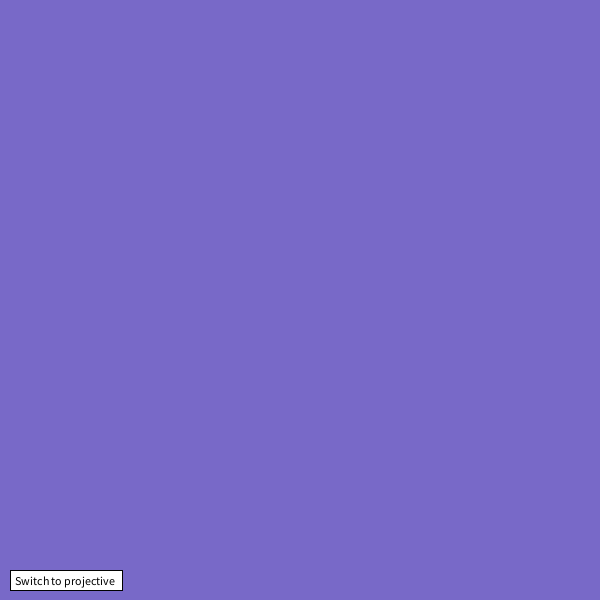
Frame 1 (no input)
Frame 60 (the mouse pressed at the canvas centre just before this capture): identical to frame 1, image omitted
Frame 120 (the mouse held since frame 60 and released just before this capture): identical to frame 1, image omitted

The Processing sketch that drew this single still picture (run headless with seeded random() and noise(); from frame 60 on, the mouse is pressed at the canvas centre):

// Processing sketch: AffineProjectivePlanes
// ── AffineProjectivePlanes.pde
int order = 2;

boolean affineType = true;
boolean projectiveType = false;

ProjectivePlane projective = new ProjectivePlane (order);
AffinePlane affine = new AffinePlane (order);

void setup()
{
  size(600,600);
}

void draw()
{
  background(120,105,200);
  drawGUI();
  if(affineType)
  {
    affine.updateAffine();
    affine.drawAffine();
  }
  if(projectiveType)
  {
    projective.updateProjective();
    projective.drawProjective();
  }
}
// ── Affine.pde
class AffinePlane
{
  /*
    A projective plane is defined as:
    
    Order                             N
    Number of points on a line        N
    Number of lines through a point   N+1
    Number of points                  N^2
    Number of lines                   N^2+N
  */
  
  int order;                              //Order or "size" of projective plane
  int pointsOnLine = order;               //Number of points on a line
  int linesThroughPoint = order+1;        //Number of lines through a point
  int numPoints = (order*order);          //Number of lines
  int numLines  = (order*order)+order;    //Number of lines, distinguished from numPts for the sake of comprehension
  
  PVector[] points;                       //Stores an array of PVectors with x,y coords of each
  int  [][] lines;                        //Stores a 2d array of ints. Rows corrospond to lines and columns corrospond to combinations of points
  
  AffinePlane(int temporder)
  {
    order = temporder;
    lines = new int[numLines][pointsOnLine];
    points = new PVector [numPoints];
  }
  
  void updateAffine()
  {
    
  }
  
  void drawAffine()
  {
  
  }
  
//========================================
//====Clears value of points and lines====
//========================================
  void clearValues()
  {
    for(int i=0;i<numPoints;i++)
    {points [i].set(0,0);}
    
    for(int i=0;i<numLines;i++){
      for(int j=0;j<pointsOnLine;j++)
        {lines [i][j] = 0;}}
  }
}
// ── Functions.pde
void createFanoPlane()
{
  affine.clearValues();
}

void randomAffine()
{
  affine.clearValues();
}

void randomProjective()
{
  projective.clearValues();
}
// ── GUI.pde
void drawGUI()
{
  fill(255);
  if(affineType)
  {
    rect(10,height-30,112,20);
    fill(0);
    text("Switch to projective",15,height-15);
  }
  if(projectiveType)
  {
    rect(10,height-30,112,20);
    fill(0);
    text("Switch to affine",15,height-15);
  }
}

void mousePressed()
{
//========================================
//====Switch btw affine and projective====
//========================================
  if(mouseX>10 && mouseX<122 && mouseY>(height-30) && mouseY<(height-10))
  {
    affineType = !affineType;
    projectiveType = !projectiveType;
    println("pressed");
  }
}
// ── Projective.pde
class ProjectivePlane
{
  /**
    A projective plane is defined as:
    
    Order                             N
    Number of points on a line        N+1
    Number of lines through a point   N+1
    Number of points                  N^2+N+1
    Number of lines                   N^2+N+1
  **/
  
  
  int order;                              //Order or "size" of projective plane
  int linesThroughPoint = order+1;        //Number of lines through a point
  int pointsOnLine = order+1;             //Number of points on a line
  int numPoints = (order*order)+order+1;  //Number of lines
  int numLines  = (order*order)+order+1;  //Number of lines, distinguished from numPts for the sake of comprehension
  
  PVector[] points;                       //Stores an array of PVectors with x,y coords of each
  int  [][] lines;                        //Stores a 2d array of ints. Rows corrospond to lines and columns corrospond to combinations of points
  
  ProjectivePlane(int temporder)
  {
    order = temporder;
    lines = new int[numLines][pointsOnLine];
    points = new PVector [numPoints];
  }
  
  void updateProjective()
  {
    
  }
  
  void drawProjective()
  {
    
  }
//========================================
//====Clears value of points and lines====
//========================================
  void clearValues()
  {
    for(int i=0;i<numPoints;i++)
    {points [i].set(0,0);}
    
    for(int i=0;i<numLines;i++){
      for(int j=0;j<pointsOnLine;j++)
        {lines [i][j] = 0;}}
  }
}
